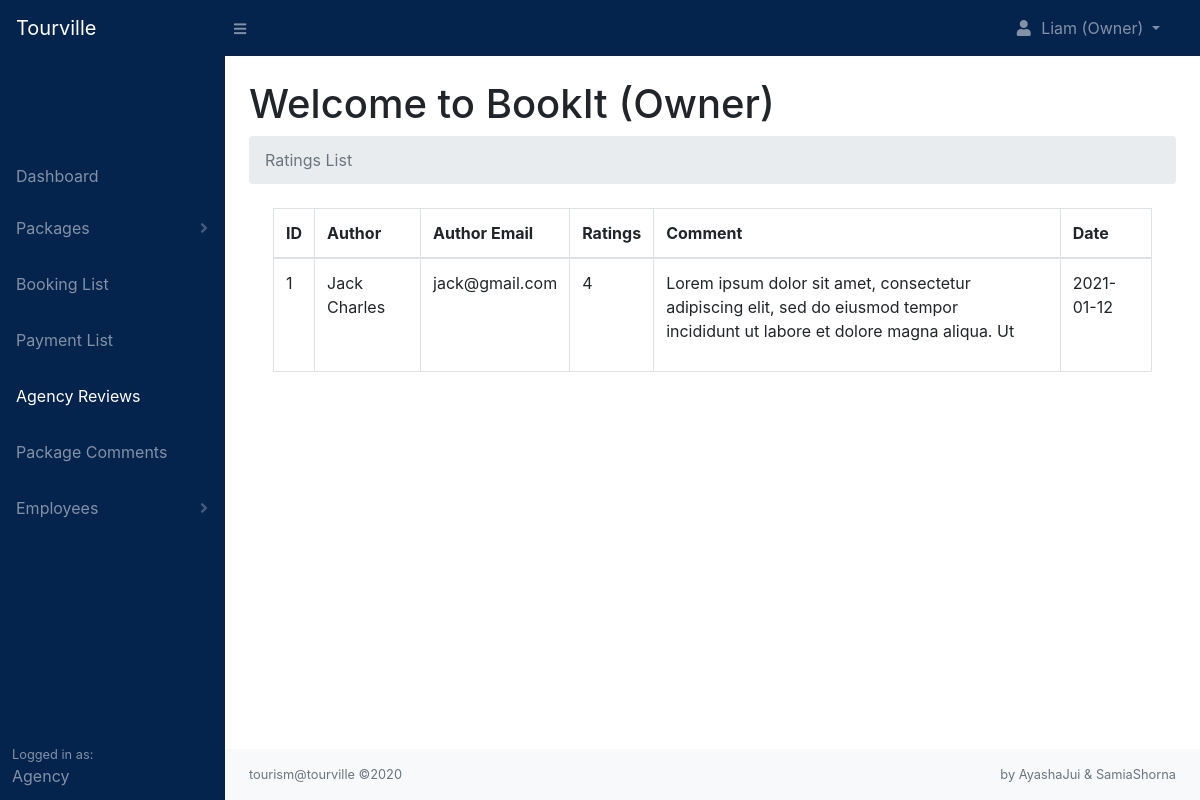
Screenshot of /agency/reviews.php (signed in) with the database file from the repository.
### tables this page shows
CREATE TABLE `reviews` (
  `review_id` int(11) NOT NULL,
  `agency_id` int(11) NOT NULL,
  `tourist_id` int(11) NOT NULL,
  `rating` int(11) NOT NULL,
  `comment` text NOT NULL,
  `review_status` varchar(255) NOT NULL,
  `review_date` date NOT NULL
);

CREATE TABLE `tourists` (
  `tourist_id` int(11) NOT NULL,
  `tourist_stripe` varchar(255) NOT NULL,
  `tourist_username` varchar(255) NOT NULL,
  `tourist_firstname` varchar(255) NOT NULL,
  `tourist_lastname` varchar(255) NOT NULL,
  `tourist_email` varchar(255) NOT NULL,
  `tourist_password` varchar(255) NOT NULL,
  `profile_image` text NOT NULL,
  `tourist_contact` varchar(255) NOT NULL,
  `tourist_address` varchar(255) NOT NULL,
  `tourist_status` varchar(255) NOT NULL,
  `date` date NOT NULL
);

### includes/functions.php (called while the page is built, shortened)
<?php
    function readTourist($tourist_id){
        include 'db.php';
        $stmt = $pdo->prepare('SELECT * FROM tourists WHERE tourist_id = :tourist_id');
        $stmt->execute([':tourist_id' => $tourist_id]);
        $tourist = $stmt->fetch(PDO::FETCH_ASSOC);
        return $tourist;
    }
?>

### agency/reviews.php (the view, shortened to what this page needs)
<?php
    include '../includes/db.php';
    include '../includes/functions.php';
    include 'layouts/agency_header.php';
    include 'layouts/agency_navbar.php';
    if(isset($_SESSION['agency_id'])){
        $agency_id = $_SESSION['agency_id'];
        $stmt = $pdo->prepare('SELECT * FROM reviews WHERE agency_id = :agency_id AND review_status = :review_status ORDER BY review_id DESC');
        $stmt->execute([':agency_id'        => $agency_id,
                        ':review_status'    => 'published']);
        $reviews = [];
        while($row = $stmt->fetch(PDO::FETCH_ASSOC)){
            $reviews[] = $row;
        }
    }
?>
<head>
    <link rel="stylesheet" href="../css/agency.php">
</head>
<div id="layoutSidenav">
    <?php
        include 'layouts/agency_sidenav.php';
    ?>
    <div id="layoutSidenav_content">
        <main>
            <div class="container-fluid">
                <h1 class="mt-4">Welcome to
                <?php
                    if(isset($_SESSION['employee_id'])){
                        echo ucwords($_SESSION['agency_name']) ." (". ucwords($_SESSION['role']) .")";
                    }elseif($_SESSION['agency_id']){
                        echo ucwords($_SESSION['agency_name']) ." (Owner)";
                    }
                ?>
                </h1>
                <ol class="breadcrumb mb-4">
                    <li class="breadcrumb-item active">Ratings List</li>
                </ol>
                <div class="container-fluid mt-3">
                <?php
                    if(empty($reviews)){
                        echo '<h1 class="text-center pt-4">No Review Found</h1>';
                    }else{
                ?>
                    <table class="table table-hover table-bordered">
                        <thead>
                            <tr>
                                <th>ID</th>
                                <th>Author</th>
                                <th>Author Email</th>
                                <th>Ratings</th>
                                <th>Comment</th>
                                <th>Date</th>
                            </tr>
                        </thead>
                        <tbody>
                        <?php
                            $i = 1;
                            foreach($reviews as $review){
                                echo '<tr>';
                                    echo '<td>'. $i++ .'</td>';
                                    $tourist = readTourist($review['tourist_id']);
                                    echo '<td>'. ucwords($tourist['tourist_firstname']) .' '. ucwords($tourist['tourist_lastname']) .'</td>';
                                    echo '<td>'. $tourist['tourist_email'] .'</td>';
                                    echo '<td>'. $review['rating'] .'</td>';
                                    echo '<td>'. $review['comment'] .'</td>';
                                    echo '<td>'. $review['review_date'] .'</td>';
                                echo '</tr>';
                            }
                        ?>
                        </tbody>
                    </table>
                    <?php
                    }
                    ?>
                </div>
            </div>
        </main>
        <footer class="py-3 bg-light mt-auto">
            <div class="container-fluid">
                <div class="d-flex align-items-center justify-content-between small">
                    <div class="text-muted">tourism@tourville &copy;2020</div>
                    <div class="text-muted">by AyashaJui & SamiaShorna</div>
                </div>
            </div>
        </footer>
    </div>
</div>
<?php
    include 'layouts/agency_footer.php';
?>

### rows the page displays
reviews: tourist.tourist_firstname "Jack", tourist.tourist_lastname "Charles", tourist.tourist_email "jack@gmail.com", rating "4", comment "Lorem ipsum dolor sit amet, consectetur adipiscing elit, sed do eiusmod tempor incididunt ut labore et dolore magna aliqua. Ut", review_date "2021-01-12"

### other values shown
$_SESSION['owner_firstname'] "Liam"
$_SESSION['agency_name'] "BookIt"
